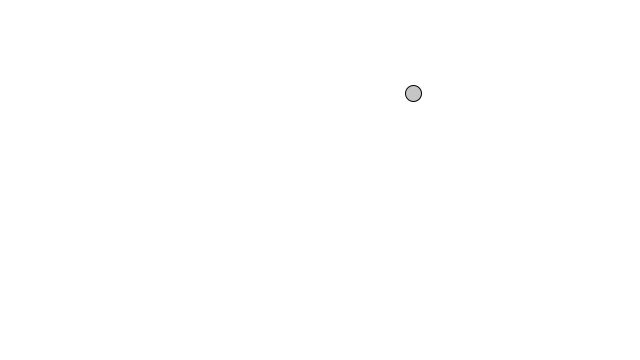
Frame 1 (no input)
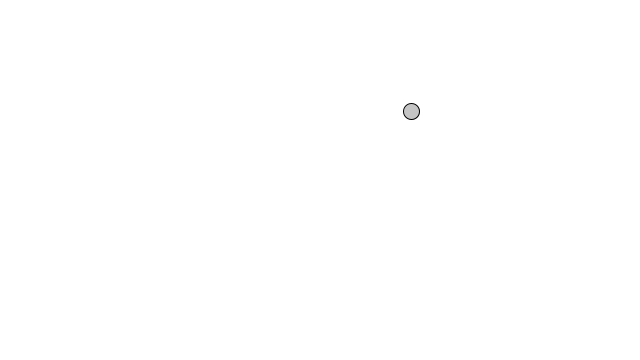
Frame 60 (the mouse pressed at the canvas centre just before this capture)
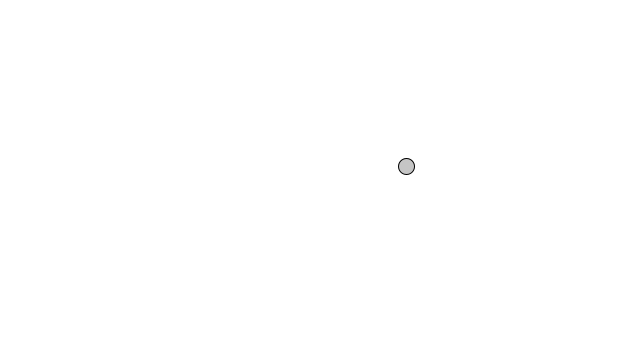
Frame 120 (the mouse held since frame 60 and released just before this capture)

The Processing sketch that drew these frames (run headless with seeded random() and noise(); from frame 60 on, the mouse is pressed at the canvas centre):

// Processing sketch: acceleration1
// ── acceleration1.pde
Mover mover;

void setup() {
  size(640,360);
  smooth();
  stroke(0);
  fill(197);
  mover = new Mover();
}

void draw() {
  background(255);

  mover.update();
  mover.display();
}

class Mover {

  PVector location;
  PVector velocity;
  PVector acceleration;
  float topspeed = 10;

  Mover() {
    location = new PVector(random(width),random(height));
    velocity = new PVector(0,0);
    acceleration = new PVector(-0.001, 0.01);
  }

  void update() {
    velocity.add(acceleration);
    velocity.limit(topspeed);
    location.add(velocity);
    check_edges();
  }

  void display() {
    ellipse(location.x,location.y,16,16);
  }

  void check_edges() {
    if (location.x > width) {
      location.x = 0;
    } else if (location.x < 0) {
      location.x = width;
    }

    if (location.y > height) {
      location.y = 0;
    } else if (location.y < 0) {
      location.y = height;
    }
  }
}
